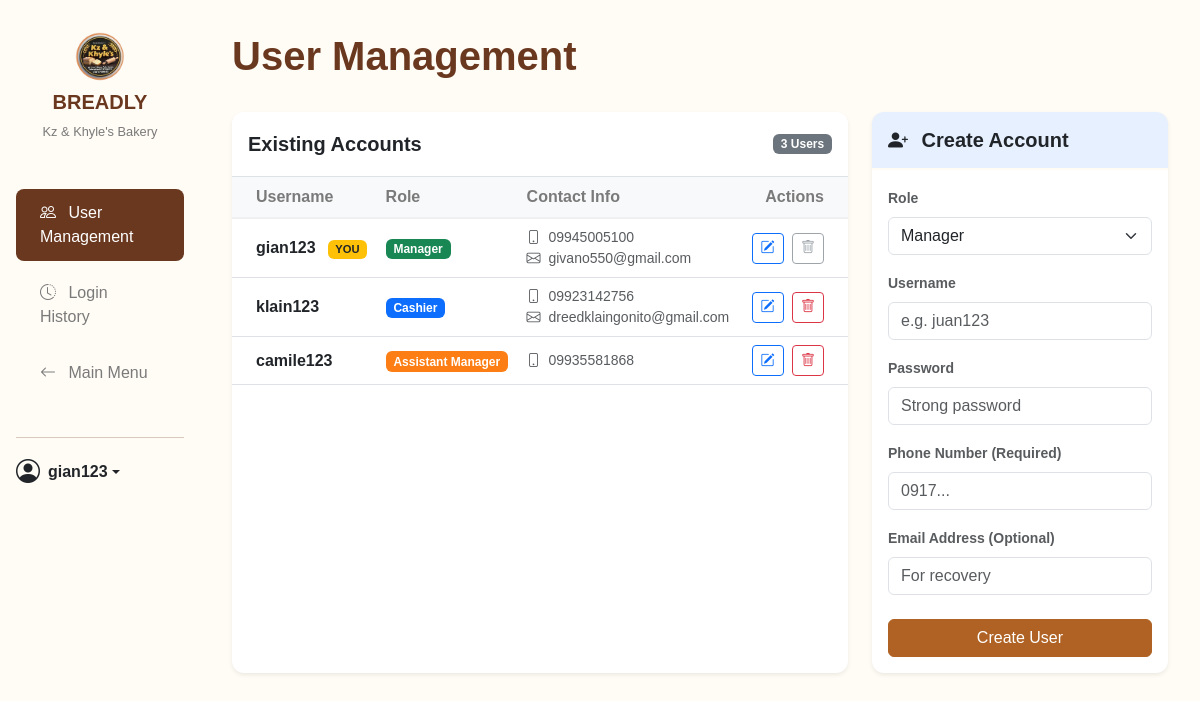
/nav/account_management.php (signed in), run on an earlier commit of the app's database.
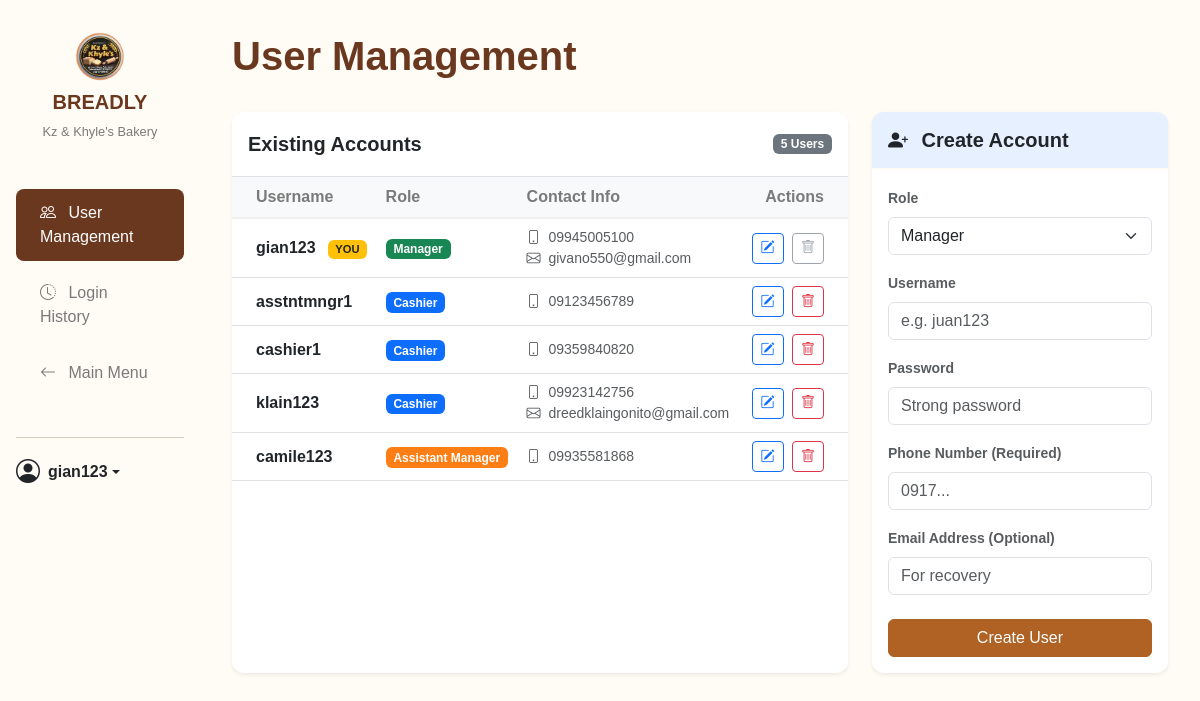
And on a later commit of the database.
### tables this page shows
CREATE TABLE `users` (
  `user_id` int(11) NOT NULL,
  `username` varchar(100) NOT NULL,
  `password` varchar(255) DEFAULT NULL,
  `role` enum('manager','cashier','assistant_manager') NOT NULL,
  `email` varchar(150) DEFAULT NULL,
  `phone_number` varchar(11) NOT NULL,
  `enable_daily_report` tinyint(1) NOT NULL DEFAULT 0 COMMENT 'For daily SMS reports',
  `created_at` timestamp NOT NULL DEFAULT current_timestamp()
);

### db_connection.php (called while the page is built, shortened)
<?php
class Database {
    private $host = DB_HOST;
    private $db_name = DB_NAME;
    private $username = DB_USER;
    private $password = DB_PASS;
    public $conn;
    private function connect() {
        $this->conn = null;
        try {
            $dsn = "mysql:host=" . $this->host . ";dbname=" . $this->db_name . ";charset=utf8mb4";
            $options = [
                PDO::ATTR_ERRMODE => PDO::ERRMODE_EXCEPTION,
                PDO::ATTR_DEFAULT_FETCH_MODE => PDO::FETCH_ASSOC,
                PDO::ATTR_EMULATE_PREPARES => false,
            ];
            $this->conn = new PDO($dsn, $this->username, $this->password, $options);
        } catch (PDOException $e) {
            error_log("Database Connection Failed: " . $e->getMessage());
            die("A critical database connection error occurred. Please contact support.");
        }
    }
    public function getConnection() {
        return $this->conn;
    }
}

### src/UserManager.php (called while the page is built, shortened)
<?php
require_once __DIR__ . '/../db_connection.php';
class UserManager {
    private $conn;
    public function __construct() {
        $db = new Database();
        $this->conn = $db->getConnection();
    }
    public function getAllUsers() {
        try {
            $stmt = $this->conn->prepare("CALL AdminGetAllUsers()");
            $stmt->execute();
            return $stmt->fetchAll(PDO::FETCH_ASSOC);
        } catch (PDOException $e) {
            error_log("Get Users Error: " . $e->getMessage());
            return [];
        }
    }
}
?>

### nav/account_management.php (the view, shortened to what the changed rows need)
<?php
require_once '../src/UserManager.php';
$userManager = new UserManager();
$users = $userManager->getAllUsers();
?>
<!DOCTYPE html>
<html lang="en">
<head>
    <link href="https://cdn.jsdelivr.net/npm/bootstrap@5.3.3/dist/css/bootstrap.min.css" rel="stylesheet">
    <link rel="stylesheet" href="https://cdn.jsdelivr.net/npm/bootstrap-icons@1.11.3/font/bootstrap-icons.css">
    <link rel="stylesheet" href="../styles/global.css">
    <link rel="stylesheet" href="../styles/dashboard.css">
    <link rel="stylesheet" href="../styles/account_management.css">
    <link rel="stylesheet" href="../styles/responsive.css">
</head>
<body class="dashboard">
<div class="container-fluid">
    <div class="row">
        <main class="col-lg-10 col-md-9 main-content">
            <div class="header d-flex justify-content-between align-items-center mb-4">
                <h1>User Management</h1>
            </div>
            <div class="row">
                <div class="col-lg-8 mb-4">
                    <div class="card h-100 shadow-sm border-0">
                        <div class="card-header d-flex justify-content-between align-items-center bg-white border-bottom">
                            <h5 class="mb-0 text-dark">Existing Accounts</h5>
                            <span class="badge bg-secondary"><?php echo count($users); ?> Users</span>
                        </div>
                        <div class="card-body p-0">
                            <div class="table-responsive">
                                <table class="table table-hover mb-0 align-middle">
                                    <thead class="table-light">
                                        <tr>
                                            <th class="ps-4">Username</th>
                                            <th>Role</th>
                                            <th>Contact Info</th>
                                            <th class="text-end pe-4">Actions</th>
                                        </tr>
                                    </thead>
                                    <tbody>
                                        <?php foreach ($users as $user): ?>
                                        <tr>
                                            <td class="ps-4 fw-bold text-dark">
                                                <?php echo htmlspecialchars($user['username']); ?>
                                                <?php if($user['user_id'] == $_SESSION['user_id']) echo '<span class="badge bg-warning text-dark ms-2" style="font-size:0.7em">YOU</span>'; ?>
                                            </td>
                                            <td>
                                                <?php
                                                    $roleBadge = 'badge-cashier';
                                                    if ($user['role'] == 'manager') $roleBadge = 'badge-manager';
                                                    if ($user['role'] == 'assistant_manager') $roleBadge = 'badge-assistant_manager';
                                                ?>
                                                <span class="badge <?php echo $roleBadge; ?>">
                                                    <?php echo ucwords(str_replace('_', ' ', $user['role'])); ?>
                                                </span>
                                            </td>
                                            <td class="small text-muted">
                                                <?php if(!empty($user['phone_number'])): ?>
                                                    <div><i class="bi bi-phone me-1"></i> <?php echo htmlspecialchars($user['phone_number']); ?></div>
                                                <?php endif; ?>
                                                <?php if(!empty($user['email'])): ?>
                                                    <div><i class="bi bi-envelope me-1"></i> <?php echo htmlspecialchars($user['email']); ?></div>
                                                <?php endif; ?>
                                            </td>
                                            <td class="text-end pe-4">
                                                <?php if($user['user_id'] != $_SESSION['user_id']): ?>
                                                    <a href="account_management.php?action=edit&id=<?php echo $user['user_id']; ?>" class="btn btn-sm btn-outline-primary me-1"><i class="bi bi-pencil-square"></i></a>
                                                    <a href="account_management.php?action=delete&id=<?php echo $user['user_id']; ?>" class="btn btn-sm btn-outline-danger" onclick="return confirm('Are you sure?');"><i class="bi bi-trash"></i></a>
                                                <?php else: ?>
                                                    <a href="account_management.php?action=edit&id=<?php echo $user['user_id']; ?>" class="btn btn-sm btn-outline-primary me-1"><i class="bi bi-pencil-square"></i></a>
                                                    <button class="btn btn-sm btn-outline-secondary" disabled><i class="bi bi-trash"></i></button>
                                                <?php endif; ?>
                                            </td>
                                        </tr>
                                        <?php endforeach; ?>
                                    </tbody>
                                </table>
                            </div>
                        </div>
                    </div>
                </div>
            </div>
        </main>
    </div>
</div>
</body>
</html>

What changed in the data, as far as the page shows it:
added users: username "asstntmngr1", role "Cashier", phone_number "09123456789"
added users: username "cashier1", role "Cashier", phone_number "09359840820"
Also different on the page:
count($users): "3" → "5"
